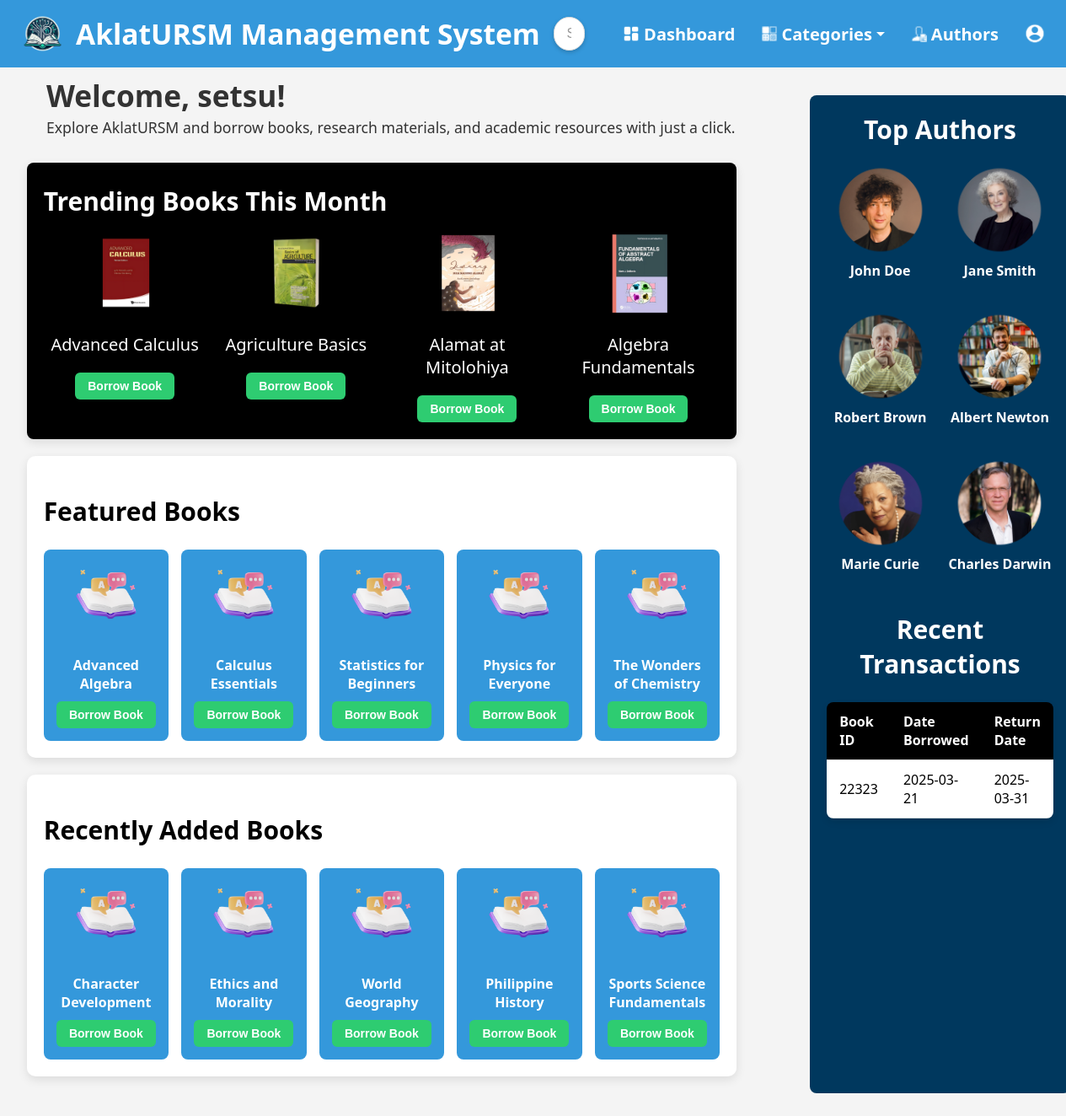
Page /pages/Dashboard.php (signed in) on the earlier database version.
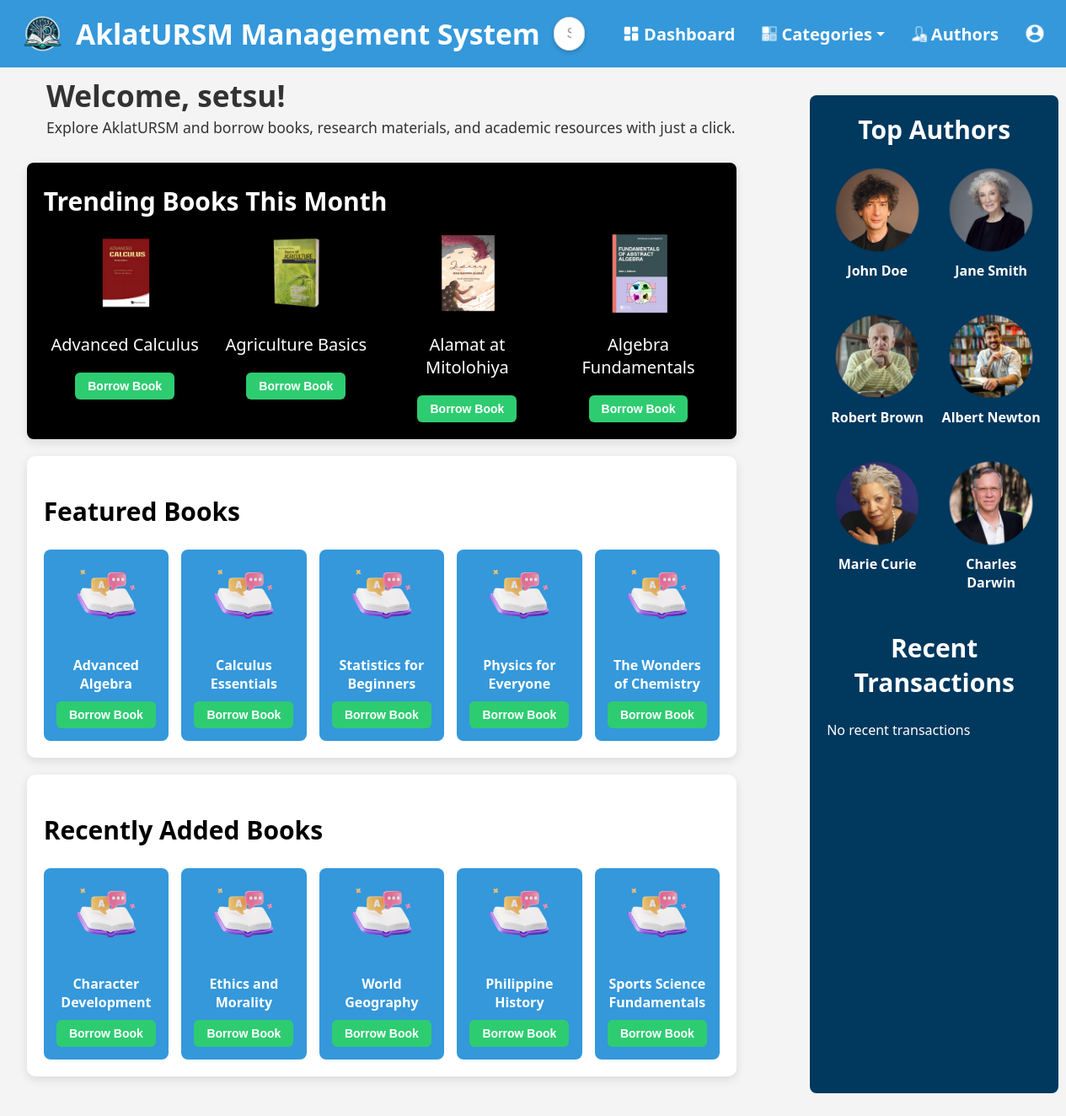
Same page on the later database version.
### tables this page shows
CREATE TABLE `library_books` (
  `id` int(11) NOT NULL,
  `title` varchar(255) NOT NULL,
  `category_id` int(11) DEFAULT NULL,
  `topic` varchar(255) DEFAULT NULL,
  `cover_image` varchar(255) DEFAULT NULL,
  `date_added` datetime NOT NULL DEFAULT current_timestamp(),
  `quantity` int(11) NOT NULL,
  `Available` int(11) NOT NULL DEFAULT 5
);

CREATE TABLE `books` (
  `id` int(11) NOT NULL,
  `title` varchar(255) NOT NULL,
  `subject` varchar(100) NOT NULL,
  `author` varchar(255) DEFAULT NULL,
  `publication_year` int(4) DEFAULT NULL,
  `cover_image` varchar(255) NOT NULL,
  `category_id` int(11) DEFAULT NULL,
  `date_added` datetime NOT NULL DEFAULT current_timestamp(),
  `quantity` int(11) NOT NULL,
  `Available` int(11) NOT NULL DEFAULT 5
);

CREATE TABLE `transactions` (
  `transaction_id` int(11) NOT NULL,
  `email` varchar(255) NOT NULL,
  `name` varchar(255) NOT NULL,
  `address` varchar(255) NOT NULL,
  `contact_number` varchar(20) NOT NULL,
  `student_id` varchar(20) NOT NULL,
  `book_title` varchar(255) NOT NULL,
  `date_borrowed` datetime NOT NULL,
  `return_date` date NOT NULL,
  `date_returned` datetime DEFAULT NULL,
  `course` varchar(255) DEFAULT NULL,
  `author` varchar(255) DEFAULT NULL,
  `completed` tinyint(1) NOT NULL DEFAULT 0,
  `source` varchar(20) NOT NULL DEFAULT ''
);

### pages/Dashboard.php (the view, shortened to what this page needs)
<?php
include '../validate/db.php';
if (isset($_SESSION['username']) && !empty($_SESSION['username'])) {
    $username = $_SESSION['username'];
} else {
    $username = "";
}
function getFeaturedBooks($conn, $limit = 5) {
    $sql = "SELECT * FROM books ORDER BY id ASC LIMIT $limit";
    $result = $conn->query($sql);
    return $result;
}
function getRecentBooks($conn, $limit = 5) {
    $sql = "SELECT * FROM books ORDER BY id DESC LIMIT $limit";
    $result = $conn->query($sql);
    return $result;
}
function displayBooks($result, $source) {
    if ($result->num_rows > 0) {
        while ($row = $result->fetch_assoc()) {
            ?>
            <div class="book-item">
                <div class="book-image-container">
                    <?php if (!empty($row['cover_image'])) { ?>
                        <img src="<?php echo htmlspecialchars($row['cover_image']); ?>" alt="Book Cover" class="book-cover">
                    <?php } else { ?>
                        <img src="booksicon.png" alt="Book Icon" class="book-icon">
                    <?php } ?>
                </div>
                <p class="book-title"><?php echo htmlspecialchars($row['title']); ?></p>
                <form action="transaction.php" method="get">
                    <button type="submit" class="borrow-btn">Borrow Book</button>
                </form>
            </div>
            <?php
        }
    } else {
        echo "<p>No books found.</p>";
    }
}
function getTopAuthors($conn, $limit = 5) {
    $sql = "SELECT DISTINCT author FROM books LIMIT $limit";
    $result = $conn->query($sql);
    return $result;
}
function displayAuthors($result) {
    $authorImages = [
        'author1.png',
        'author2.png',
        'author3.png',
        'author4.png',
        'author5.png',
        'author6.png'
    ];
    $imageIndex = 0;
    while ($row = $result->fetch_assoc()) {
        ?>
        <div class="author-item">
            <a href="author_detail.php?author=<?php echo urlencode($row['author']); ?>">
                <img src="<?php echo $authorImages[$imageIndex]; ?>" alt="Author Icon" class="author-icon">
            </a>
            <p class="author-name"><?php echo htmlspecialchars($row['author']); ?></p>
        </div>
        <?php
        $imageIndex = ($imageIndex + 1) % count($authorImages);
    }
}
function getTrendingBooks($conn, $limit = 4) {
    $sql = "SELECT * FROM library_books ORDER BY title ASC LIMIT $limit";
    $result = $conn->query($sql);
    return $result;
}
function displayTrendingBooks($result) {
    if ($result->num_rows > 0) {
        $coverImages = [
            'advance-calculus.png',
            'agriculture-books.png',
            'mito-books.png',
            'algebra-book.png'
        ];
        $imageIndex = 0;
        while ($row = $result->fetch_assoc()) {
            ?>
            <div class="trending-item">
                <?php
                if (!empty($row['cover_image'])) {
                    echo '<img src="' . htmlspecialchars($row['cover_image']) . '" alt="' . htmlspecialchars($row['title']) . '">';
                } else {
                    echo '<img src="' . $coverImages[$imageIndex] . '" alt="Default Cover Image">';
                    $imageIndex = ($imageIndex + 1) % count($coverImages);
                }
                ?>
                <p><?php echo htmlspecialchars($row['title']); ?></p>
                <form action="transaction.php" method="get">
                    <button type="submit" class="borrow-btn">Borrow Book</button>
                </form>
            </div>
            <?php
        }
    } else {
        echo "<p>No trending books found.</p>";
    }
}
function getRecentTransactions($conn, $email, $limit = 10) {
    $sql = "SELECT * FROM transactions WHERE email = ? ORDER BY date_borrowed DESC LIMIT ?";
    $stmt = $conn->prepare($sql);
    $stmt->bind_param("si", $email, $limit);
    $stmt->execute();
    $result = $stmt->get_result();
    return $result;
}
function displayRecentTransactions($result) {
    if ($result->num_rows > 0) {
        ?>
        <table class="modern-table">
            <thead>
                <tr>
                    <th>Book ID</th>
                    <th>Date Borrowed</th>
                    <th>Return Date</th>
                </tr>
            </thead>
            <tbody>
                <?php
                while ($row = $result->fetch_assoc()) {
                    ?>
                    <tr>
                        <td><?php echo htmlspecialchars($row['book_id']); ?></td>
                        <td><?php echo htmlspecialchars($row['date_borrowed']); ?></td>
                        <td><?php echo htmlspecialchars($row['return_date']); ?></td>
                    </tr>
                    <?php
                }
                ?>
            </tbody>
        </table>
        <?php
    } else {
        echo "<p>No recent transactions</p>";
    }
}
?>
<!DOCTYPE html>
<html lang="en">
<head>
</head>
<body>
<header>
    <div class="header-left">
        <img src="../img/LMS_logo.png" alt="Library Logo" class="logo">
        <span class="system-title">AklatURSM Management System</span>
    </div>
    <div class="search-container">
        <input type="text" class="search-bar" placeholder="Search..." id="search-input" onkeyup="showSuggestions(this.value)">
    </div>
    <div class="nav-links">
        <ul>
            <li>
                <img src="dashboard-icon.png" alt="Dashboard Icon" class="nav-icon">
                <a href="dashboard.php">Dashboard</a>
            </li>
            <li class="dropdown">
                <img src="categories-icon.png" alt="Categories Icon" class="nav-icon">
                <a href="categories.php">Categories <span class="down-arrow"></span></a>
            </li>
            <li>
                <img src="authors-icon.png" alt="Authors Icon" class="nav-icon">
                <a href="Authors.php">Authors</a>
            </li>
            <li>
                <a href="profile_account.php" class="account-icon-link">
                    <img src="account-icon.png" alt="Account Icon" class="nav-icon">
                </a>
            </li>
        </ul>
    </div>
</header>
<?php if (!empty($username)) { ?>
<div class="welcome-message">
    <h2>Welcome, <?php echo htmlspecialchars($username); ?>!</h2>
    <p>Explore AklatURSM and borrow books, research materials, and academic resources with just a click.</p>
</div>
<?php } ?>
<div class="container-row">
    <div class="book-listings">
        <div class="container trending-section">
            <h2 style="font-size: 30px;">Trending Books This Month</h2>
            <div class="trending-grid">
                <?php
                $trendingBooks = getTrendingBooks($conn, 4);
                displayTrendingBooks($trendingBooks);
                ?>
            </div>
        </div>
        <div class="container featured-books-section">
            <h2 style="font-size: 30px;">Featured Books</h2>
            <div class="book-grid">
                <?php
                $featuredBooks = getFeaturedBooks($conn, 5);
                displayBooks($featuredBooks, 'books');
                ?>
            </div>
        </div>
        <div class="container recent-books-section">
            <h2 style="font-size: 30px;">Recently Added Books</h2>
            <div class="book-grid">
                <?php
                $recentBooks = getRecentBooks($conn, 5);
                ?>
            </div>
        </div>
    </div>
    <div class="container-author">
        <section class="book-section">
            <h2 style="font-size: 30px;">Top Authors</h2>
            <div class="author-grid">
                <?php
                $topAuthors = getTopAuthors($conn, 6);
                if ($topAuthors && $topAuthors->num_rows > 0) {
                    displayAuthors($topAuthors);
                } else {
                    echo "<p>No authors found.</p>";
                }
                ?>
            </div>
        </section>
        <section class="transaction-section">
            <h2 style="font-size: 30px; margin-top: 30px;">Recent Transactions</h2>
            <div class="transaction-grid">
                <?php
                if (isset($_SESSION['email'])) {
                    $email = $_SESSION['email'];
                    $recentTransactions = getRecentTransactions($conn, $email, 10);
                    displayRecentTransactions($recentTransactions);
                } else {
                    echo "<p>Please log in to see your transactions.</p>";
                }
                ?>
            </div>
            </section>
    </div>
</div>
</body>
</html>

Differences in the rows shown:
no longer on this page (row edited): transactions: book "22323", date_borrowed "2025-03-21", return_date "2025-03-31"
Other differences:
text no longer shown: "Book ID Date Borrowed Return Date"
text now shown: "No recent transactions"
